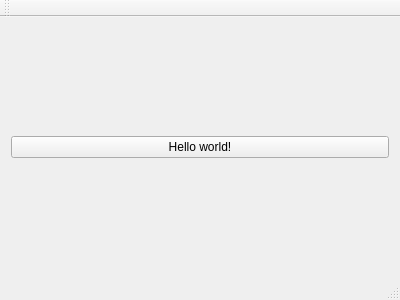
<?xml version="1.0" encoding="UTF-8"?>
<ui version="4.0">
 <class>MainWindow</class>
 <widget class="QMainWindow" name="MainWindow">
  <property name="geometry">
   <rect>
    <x>0</x>
    <y>0</y>
    <width>400</width>
    <height>300</height>
   </rect>
  </property>
  <property name="windowTitle">
   <string>MainWindow</string>
  </property>
  <widget class="QWidget" name="centralWidget">
   <layout class="QVBoxLayout" name="verticalLayout">
    <item>
     <widget class="QPushButton" name="pushButton">
      <property name="text">
       <string>Hello world!</string>
      </property>
     </widget>
    </item>
   </layout>
  </widget>
  <widget class="QMenuBar" name="menuBar">
   <property name="geometry">
    <rect>
     <x>0</x>
     <y>0</y>
     <width>400</width>
     <height>20</height>
    </rect>
   </property>
  </widget>
  <widget class="QToolBar" name="mainToolBar">
   <attribute name="toolBarArea">
    <enum>TopToolBarArea</enum>
   </attribute>
   <attribute name="toolBarBreak">
    <bool>false</bool>
   </attribute>
  </widget>
  <widget class="QStatusBar" name="statusBar"/>
 </widget>
 <layoutdefault spacing="6" margin="11"/>
 <resources/>
 <connections/>
</ui>
